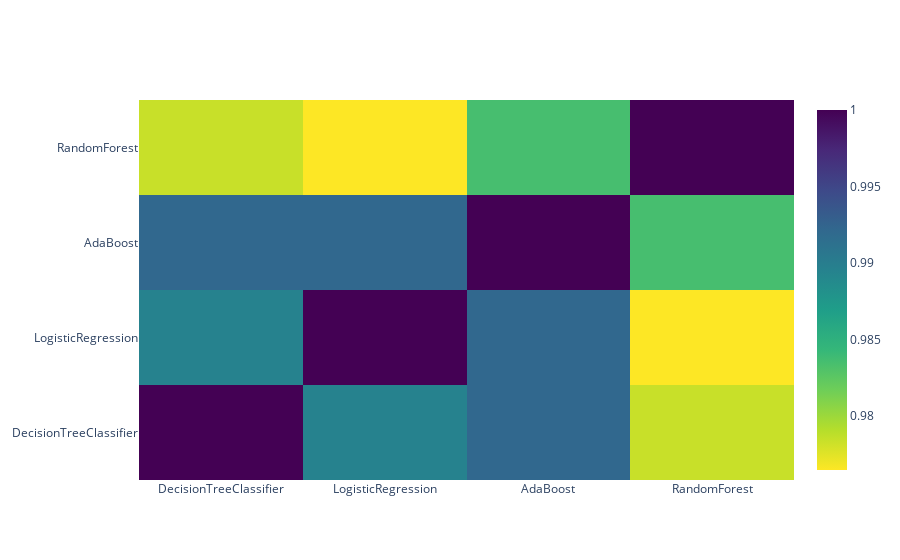

Notebook code cell kept with this figure:
### Code cell
import plotly.offline as py
py.init_notebook_mode(connected=True)
import plotly.graph_objs as go
import plotly.tools as tls

data = [
    go.Heatmap(
        z= base_predictions_train.astype(float).corr().values ,
        x=base_predictions_train.columns.values,
        y= base_predictions_train.columns.values,
          colorscale='Viridis',
            showscale=True,
            reversescale = True
    )
]
py.iplot(data, filename='labelled-heatmap')

### Figure 1 — Plotly figure (JSON) as saved in the notebook; plotly's stock layout.template omitted (floating-point values rounded to 4 significant figures)
{"data": [{"colorscale": [[0, "#440154"], [0.1111, "#482878"], [0.2222, "#3e4989"], [0.3333, "#31688e"], [0.4444, "#26828e"], [0.5556, "#1f9e89"], [0.6667, "#35b779"], [0.7778, "#6ece58"], [0.8889, "#b5de2b"], [1, "#fde725"]], "reversescale": true, "showscale": true, "type": "heatmap", "x": ["DecisionTreeClassifier", "LogisticRegression", "AdaBoost", "RandomForest"], "y": ["DecisionTreeClassifier", "LogisticRegression", "AdaBoost", "RandomForest"], "z": [[1, 0.9896, 0.9922, 0.9784], [0.9896, 1, 0.9921, 0.9765], [0.9922, 0.9921, 1, 0.9835], [0.9784, 0.9765, 0.9835, 1]]}], "layout": {}}
